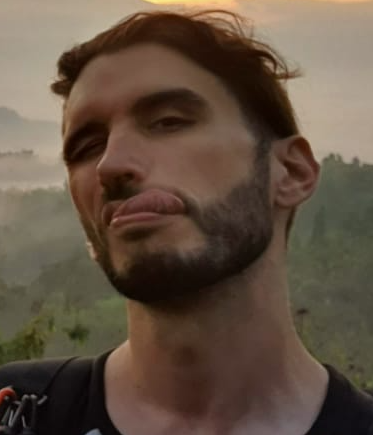
#> input picture face_detector/tommy.png, 373 x 435 px
$ jupyter execute --allow-errors face_detect_cnn.ipynb   (shell and % lines are left out)
#> lines starting #> are read from the running program, lines starting #| are printed output that depends on the picture
[cell 1]
import cv2
import numpy as np
import matplotlib.pyplot as plt

## Haar feature-based cascade classifier

[cell 2]
def face_detect_haar(img_path):
#> called with img_path = 'tommy.png'
    face_haar = cv2.CascadeClassifier('haarcascade_frontalface_alt.xml')
    img = cv2.imread(img_path)
#> img is the input picture: shape (435, 373, 3); mean B, G, R 65.9, 81, 97.6
    gray = cv2.cvtColor(img, cv2.COLOR_BGR2GRAY)
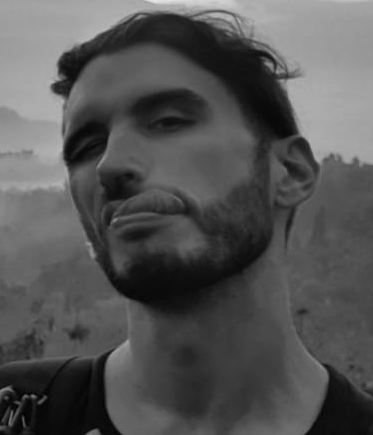
#> gray: shape (435, 373); min 1, max 229, mean 84.2
    faces = face_cascade.detectMultiScale(gray)
    print('Number of faces detected:', len(faces))

    # get bounding box for each detected face
    for (x,y,w,h) in faces:
        # add bounding box to color image
        cv2.rectangle(img,(x,y),(x+w,y+h),(255,0,0),2)

    # convert BGR image to RGB for plotting
    cv_rgb = cv2.cvtColor(img, cv2.COLOR_BGR2RGB)

    # display the image, along with bounding box
    plt.imshow(cv_rgb)
    plt.show()

#> (a cell that did not finish here is left out)

#> (a cell that did not finish here is left out)

#> call 2 of face_detect_haar, with img_path = 'nori.png'
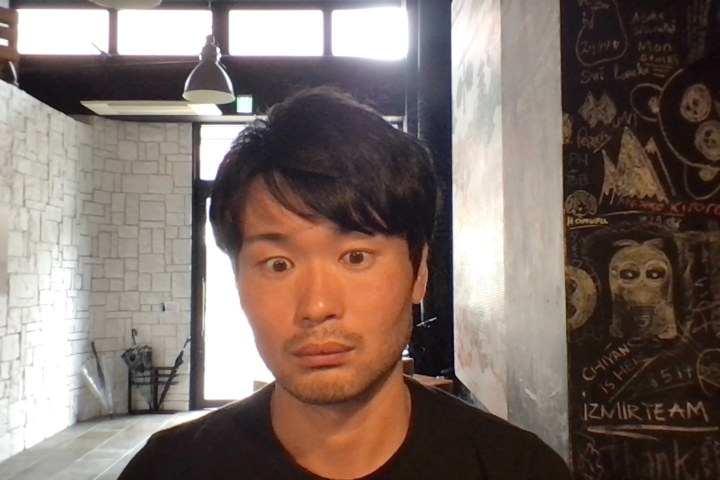
#> input picture face_detector/nori.png, 1440 x 960 px (shown at 1/2 size)
#> in face_detect_haar, img is the input picture: shape (960, 1440, 3); mean B, G, R 105, 112, 127
#> in face_detect_haar (call 2), `gray = cv2.cvtColor(img, cv2.COLOR_BGR2GRAY)`:
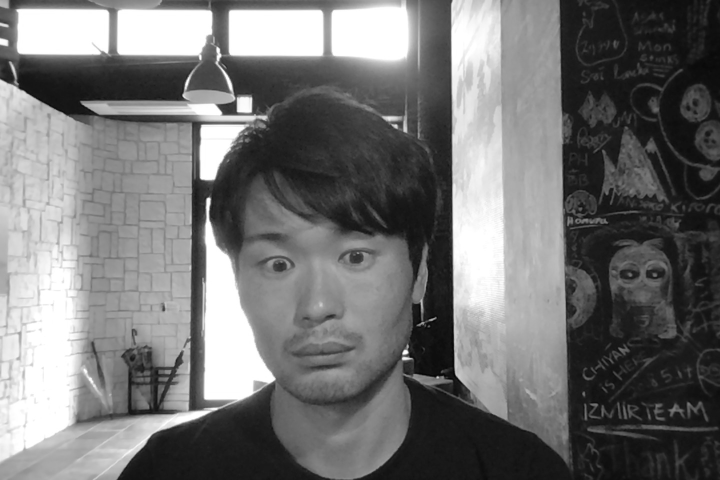
#> gray: shape (960, 1440) (shown at 1/2 size); min 1, max 255, mean 115.7

## CNN - Caffe-based face detetor

[cell 5]
def face_detect_cnn(img_path,boundary=0.7):
    net = cv2.dnn.readNetFromCaffe('deploy.prototxt','res10_300x300_ssd_iter_140000_fp16.caffemodel')
    img = cv2.imread(img_path)
    (h, w) = img.shape[:2]
    blob = cv2.dnn.blobFromImage(cv2.resize(img, (300,300)), 1.0, (300, 300), (104.0, 177.0, 123.0))
    net.setInput(blob)
    detections = net.forward()
    faces = 0
    for i in range(0,detections.shape[2]):
        confidence = detections[0, 0, i, 2]

        if confidence > boundary:
            faces += 1
            box = detections[0, 0, i, 3:7] * np.array([w, h, w, h])
            (startX, startY, endX, endY) = box.astype("int")
            # draw the bounding box of the face along with the associated
            # probability
            text = "{:.2f}%".format(confidence * 100)
            y = startY - 10 if startY - 10 > 10 else startY + 10
            cv2.rectangle(img, (startX, startY), (endX, endY),(0, 0, 255), 2)
            cv2.putText(img, text, (startX, y),cv2.FONT_HERSHEY_SIMPLEX, 0.45, (0, 0, 255), 2)

    print('Number of faces detected:{}'.format(faces))
    img = cv2.cvtColor(img, cv2.COLOR_BGR2RGB)
    plt.imshow(img)
    plt.show

[cell 6]
face_detect_cnn('tommy.png')
#> (the call stopped at in face_detect_cnn, `net = cv2.dnn.readNetFromCaffe('deploy.prototxt','res10_300x300_ssd_it..`: the model file is not available in this run)

[cell 7]
face_detect_cnn('nori.png')
#> (the call stopped at in face_detect_cnn, `net = cv2.dnn.readNetFromCaffe('deploy.prototxt','res10_300x300_ssd_it..`: the model file is not available in this run)
